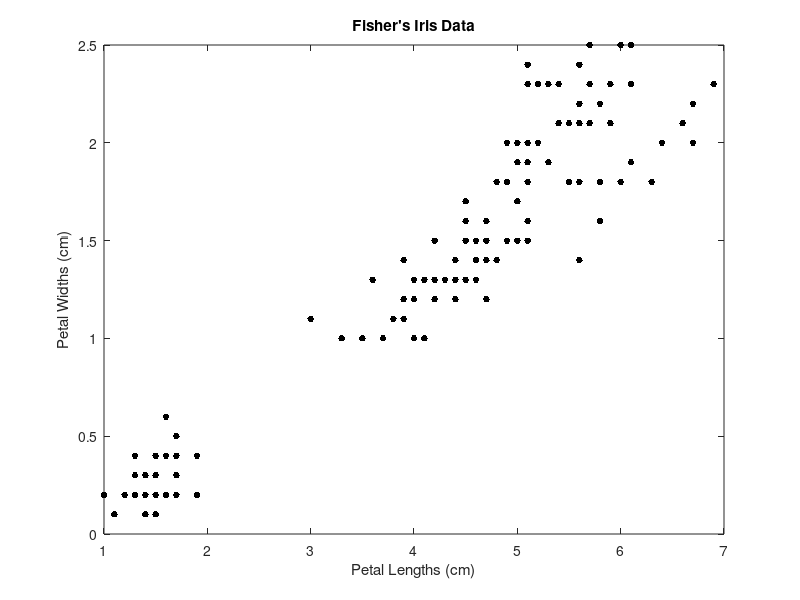

Reproduce this figure in MATLAB. (Note: this script raises an error after producing the figure.)
%% ORIGINAL DATA
load fisheriris
X = meas(:,3:4);
k = 3;

figure;
plot(X(:,1),X(:,2), 'k.','MarkerSize', 15);
title 'Fisher''s Iris Data';
xlabel 'Petal Lengths (cm)';
ylabel 'Petal Widths (cm)';


%% K-MEANS

% randomly select k points as centroids
centroids = get_initial_centroids(X, 3);

max_iterations = 100;
for i=1:max_iterations

    % find which is the closest centroid for each point
    closest_centroids = get_closest_centroids(X, centroids);
    
    for j = 1:k
        
        % get all points correspoding to centroid j
        centroid_pts_idx = closest_centroids == j;
        
        % set new centroid j as mean of all points closest to previous j
        centroids(j, :) = mean(X(centroid_pts_idx, :));
    
    end
    
end

figure;
plot(centroids(:,1), centroids(:,2), 'k.','MarkerSize', 15);
title 'K-means centroids for Fisher''s Iris Data';
xlabel 'Petal Lengths (cm)';
ylabel 'Petal Widths (cm)';


%% K-MEANS++

% select k points as centroids as per k-means++
centroids = get_kpp_centroids(X, 3);

max_iterations = 100;
for i=1:max_iterations
    
    % find which is the closest centroid for each point
    closest_centroids = get_closest_centroids(X, centroids);
    
    for j = 1:k
        
        % get all points correspoding to centroid j
        centroid_pts_idx = closest_centroids == j;
        
        % set new centroid j as mean of all points closest to previous j
        centroids(j, :) = mean(X(centroid_pts_idx, :));
    
    end
    
end

figure;
plot(centroids(:,1), centroids(:,2), 'k.','MarkerSize', 15);
title 'K-means++ centroids for Fisher''s Iris Data';
xlabel 'Petal Lengths (cm)';
ylabel 'Petal Widths (cm)';


%% HELPER FUNCTIONS

function closest_centroids = get_closest_centroids(X, centroids)
% get_closest_centroids  Finds closest centroid to each point
%
% Assumes each column of X (nxd) is dimension and each row is data point
% Each column of centroids (kxd) is dimension and each row is data point
%
% Returns closest_centroids  (nx1) of centroid number closest to each point

    % number of centroids
    k = size(centroids,1);

    % nxk matrix where row i,col j is distance of ith pt from jth centroid 
    distances_from_centroids = zeros(size(X,1), k);
    
    % calculate distance from each centroid
    for c_num = 1:k
        
        distances_from_centroids(:, c_num) = sum(((X - centroids(c_num, :)) .^ 2), 2);
    
    end

    % get the closest centroid number
    [~, closest_centroids] = min(distances_from_centroids, [], 2);

end


function initial_centroids = get_kpp_centroids(X, k)
% get_kpp_centroids  Finds initial centroids as per k-means++ algorithm
%
% Assumes each column of X (nxd) is dimension and each row is data point
%
% Returns initial_centroids (kxd)

    % initialize matrix as NaN's so that max funcion chooses defined value 
    % over other centroids
    initial_centroids = NaN(k, size(X,2));
    
    % select first centroid randomly
    initial_centroids(1, :) = X(randi([1 k]), :);
    
    % initialize distances of each point from each centroid
    distances = zeros(size(X,1), k);
    
    for c_num = 1:k
        
        % find distance of each point from each centroid
        for c_dist = 1:k
            distances(:, c_dist) = sum((X-initial_centroids(c_dist, :)).^2, 2);
        end
        
        % get the closest centroid, select the point with max distance to 
        % its closest centroid
        [~, c_idx] = max(min(distances, [], 2));
        
        % save the point at c_idx as a new centroid
        initial_centroids(c_num, :) = X(c_idx, :);
        
    end

end


function initial_centroids = get_initial_centroids(X, k)
% get_initial_centroids  Randomly chooses k points as initial centroids
%
% Assumes each column of X (nxd) is dimension and each row is data point
%
% Returns initial_centroids (kxd)

    % indices of data points to be selected as initial centroids
    x_indices = randperm(size(X,1), k);
    
    % extract data points at chosen indices
    initial_centroids = X(x_indices, :);

end
